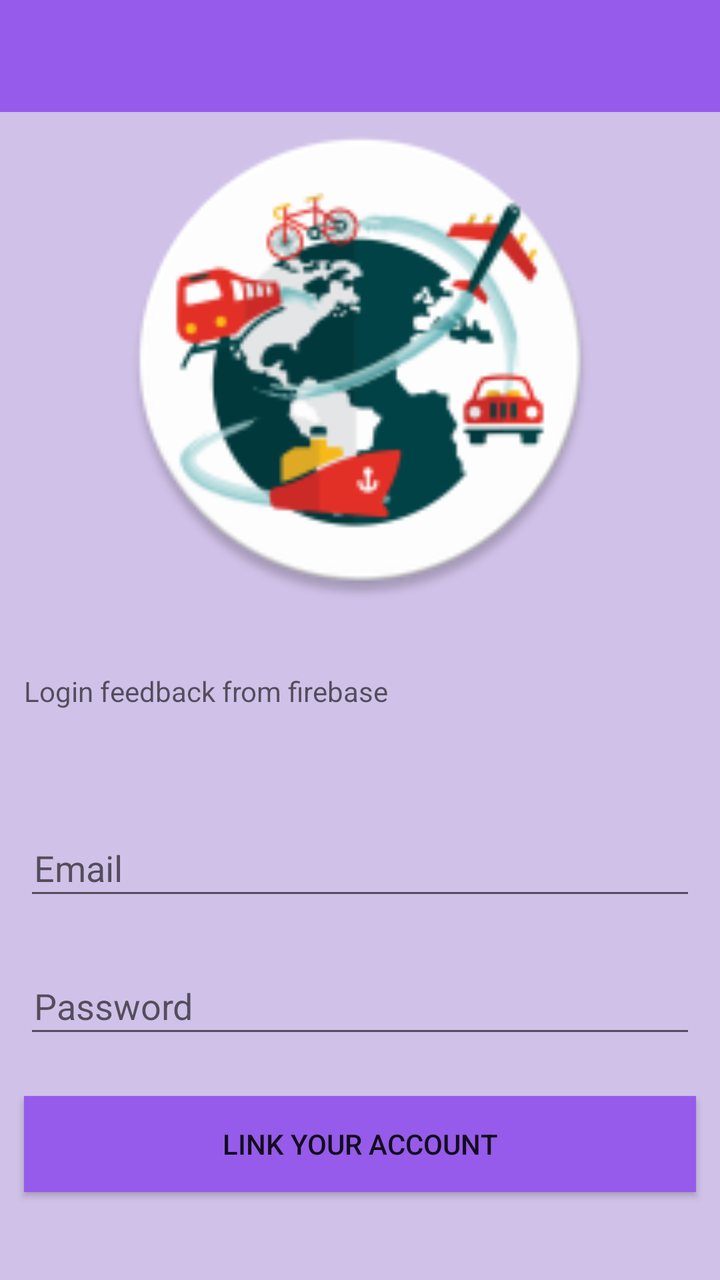
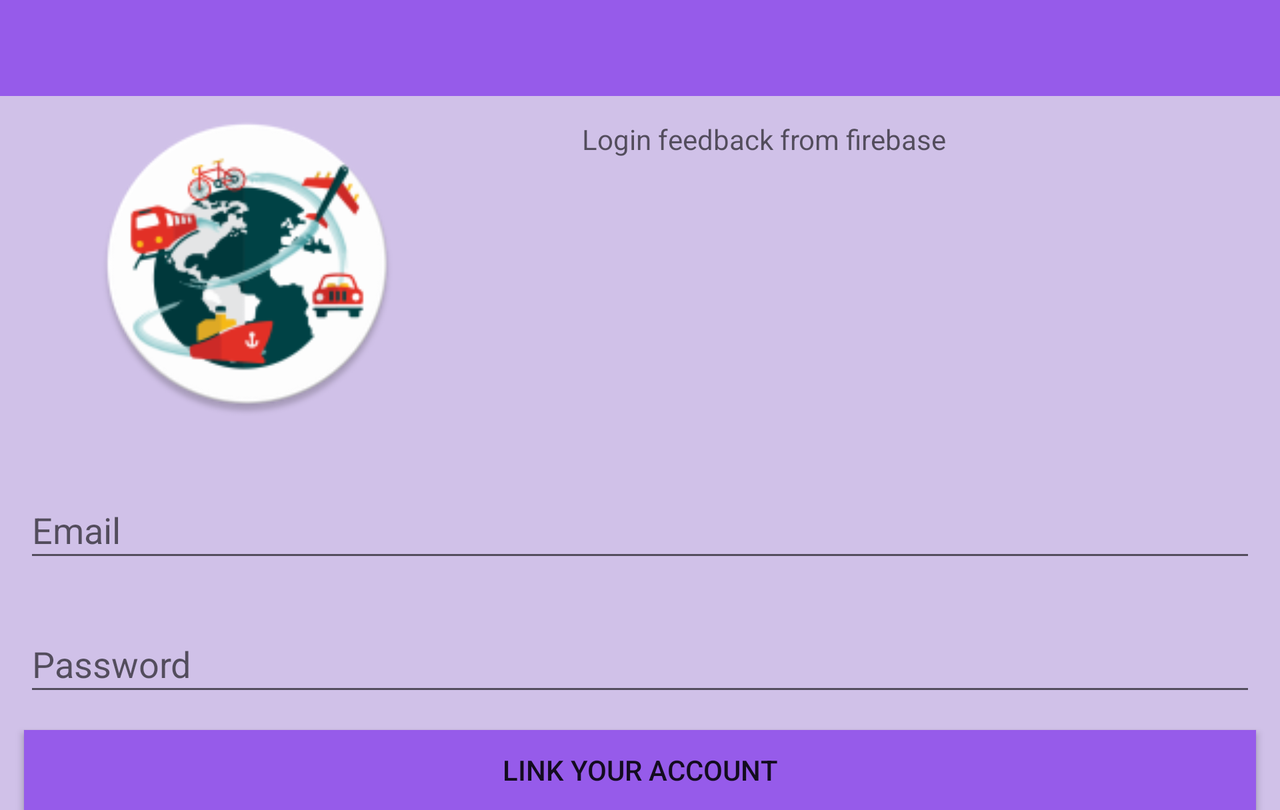

Two renders of one Android screen. The first uses the default layout on a phone; the second uses the alternative layout the repository ships for a different screen configuration, on a matching device. The two XML files are below.
<!-- AndroidManifest.xml: activity theme AppTheme.NoActionBar -->
<!-- res/layout/activity_main.xml -->
<?xml version="1.0" encoding="utf-8"?>
<androidx.constraintlayout.widget.ConstraintLayout xmlns:android="http://schemas.android.com/apk/res/android"
    xmlns:app="http://schemas.android.com/apk/res-auto"
    xmlns:tools="http://schemas.android.com/tools"
    android:layout_width="match_parent"
    android:layout_height="match_parent"
    android:background="@color/purpel"
    tools:context=".MainActivity">


    <com.google.android.material.appbar.AppBarLayout
        android:id="@+id/appBarLayout"
        android:layout_width="match_parent"
        android:layout_height="wrap_content"
        android:theme="@style/AppTheme.AppBarOverlay"
        app:layout_constraintStart_toStartOf="parent"
        app:layout_constraintTop_toTopOf="parent">

        <androidx.appcompat.widget.Toolbar
            android:id="@+id/toolbar"
            android:layout_width="match_parent"
            android:layout_height="match_parent"
            android:background="?attr/colorPrimary"
            app:popupTheme="@style/AppTheme.PopupOverlay" />

    </com.google.android.material.appbar.AppBarLayout>


    <ImageView
        android:id="@+id/imageViewTmd"
        android:layout_width="0dp"
        android:layout_height="240dp"
        android:layout_marginTop="4dp"
        app:layout_constraintEnd_toEndOf="parent"
        app:layout_constraintStart_toStartOf="parent"
        app:layout_constraintTop_toBottomOf="@+id/appBarLayout"
        app:srcCompat="@mipmap/ic_tmd" />


    <TextView
        android:id="@+id/txtFeedback"
        android:layout_width="match_parent"
        android:layout_height="wrap_content"
        android:layout_marginStart="12dp"
        android:layout_marginTop="36dp"
        android:layout_marginEnd="12dp"
        android:hint="Login feedback from firebase"
        app:layout_constraintEnd_toEndOf="parent"
        app:layout_constraintStart_toStartOf="parent"
        app:layout_constraintTop_toBottomOf="@+id/imageViewTmd" />

    <ProgressBar
        android:id="@+id/progressBar"
        style="?android:attr/progressBarStyle"
        android:layout_width="wrap_content"
        android:layout_height="wrap_content"
        android:layout_marginStart="45dp"
        android:layout_marginEnd="45dp"
        app:layout_constraintBottom_toTopOf="@+id/editTxtEmailAddress"
        app:layout_constraintEnd_toEndOf="parent"
        app:layout_constraintStart_toStartOf="parent"
        app:layout_constraintTop_toBottomOf="@+id/imageViewTmd"/>

    <ImageView
        android:id="@+id/imgViewEmail"
        android:layout_width="27dp"
        android:layout_height="27dp"
        android:layout_marginStart="12dp"
        android:layout_marginTop="24dp"
        android:src="@drawable/ic_email"
        app:layout_constraintStart_toStartOf="parent"
        app:layout_constraintTop_toBottomOf="@id/txtFeedback" />


    <EditText
        android:id="@+id/editTxtEmailAddress"
        android:layout_width="match_parent"
        android:layout_height="45dp"
        android:layout_marginStart="12dp"
        android:layout_marginTop="4dp"
        android:layout_marginEnd="12dp"
        android:hint="Email"
        android:inputType="textEmailAddress"
        android:paddingLeft="5dp"
        app:layout_constraintEnd_toEndOf="parent"
        app:layout_constraintHorizontal_bias="1.0"
        app:layout_constraintStart_toEndOf="@+id/imgViewEmail"
        app:layout_constraintTop_toBottomOf="@+id/imgViewEmail" />

    <ImageView
        android:id="@+id/imgViewPassword"
        android:layout_width="27dp"
        android:layout_height="27dp"
        android:layout_marginStart="12dp"
        android:layout_marginTop="42dp"
        android:src="@drawable/ic_password"
        app:layout_constraintStart_toStartOf="parent"
        app:layout_constraintTop_toBottomOf="@id/imgViewEmail" />


    <EditText
        android:id="@+id/editTxtPassword"
        android:layout_width="match_parent"
        android:layout_height="45dp"
        android:layout_marginTop="4dp"
        android:layout_marginStart="12dp"
        android:layout_marginEnd="12dp"
        android:paddingLeft="5dp"
        android:hint="Password"
        android:inputType="textPassword"
        app:layout_constraintEnd_toEndOf="parent"
        app:layout_constraintStart_toEndOf="@+id/imgViewPassword"
        app:layout_constraintTop_toBottomOf="@+id/imgViewPassword" />

    <Button
        android:id="@+id/btnLinkYourAccount"
        android:layout_width="match_parent"
        android:layout_height="wrap_content"
        android:layout_marginTop="24dp"
        android:layout_marginStart="12dp"
        android:layout_marginEnd="12dp"
        android:background="@color/colorPrimary"
        android:text="Link your account"
        app:layout_constraintTop_toBottomOf="@id/editTxtPassword"
        app:layout_constraintEnd_toEndOf="parent"
        app:layout_constraintStart_toStartOf="parent" />






</androidx.constraintlayout.widget.ConstraintLayout>
<!-- resources referenced by this layout -->
<resources>
  <color name="colorPrimary">#965BEA</color>
  <color name="purpel">#D0C1E8</color>
  <!-- mipmap ic_tmd: png bitmap (mipmap-hdpi, 7128 bytes) -->
  <style name="AppTheme.AppBarOverlay" parent="ThemeOverlay.AppCompat.Dark.ActionBar" />
  <style name="AppTheme.PopupOverlay" parent="ThemeOverlay.AppCompat.Light" />
  <style name="AppTheme.NoActionBar">
          <item name="windowActionBar">false</item>
          <item name="windowNoTitle">true</item>
      </style>
</resources>
<!-- res/layout-land/activity_main.xml (the repository's variant of the layout above) -->
<!-- drawn on the phone turned sideways -->
<?xml version="1.0" encoding="utf-8"?>
<ScrollView xmlns:android="http://schemas.android.com/apk/res/android"
    xmlns:app="http://schemas.android.com/apk/res-auto"
    xmlns:tools="http://schemas.android.com/tools"
    android:layout_width="match_parent"
    android:layout_height="wrap_content"
    android:background="@color/purpel"
    android:fillViewport="false">

    <androidx.constraintlayout.widget.ConstraintLayout
        android:layout_width="match_parent"
        android:layout_height="match_parent"
        android:background="@color/purpel"
        tools:context=".MainActivity">


        <com.google.android.material.appbar.AppBarLayout
            android:id="@+id/appBarLayout"
            android:layout_width="match_parent"
            android:layout_height="wrap_content"
            android:theme="@style/AppTheme.AppBarOverlay"
            app:layout_constraintStart_toStartOf="parent"
            app:layout_constraintTop_toTopOf="parent">

            <androidx.appcompat.widget.Toolbar
                android:id="@+id/toolbar"
                android:layout_width="match_parent"
                android:layout_height="match_parent"
                android:background="?attr/colorPrimary"
                app:popupTheme="@style/AppTheme.PopupOverlay" />

        </com.google.android.material.appbar.AppBarLayout>


        <ImageView
            android:id="@+id/imageViewTmd"
            android:layout_width="199dp"
            android:layout_height="152dp"
            android:layout_marginStart="24dp"
            android:layout_marginTop="8dp"
            app:layout_constraintEnd_toEndOf="parent"
            app:layout_constraintHorizontal_bias="0.0"
            app:layout_constraintStart_toStartOf="parent"
            app:layout_constraintTop_toBottomOf="@+id/appBarLayout"
            app:srcCompat="@mipmap/ic_tmd" />

        <TextView
            android:id="@+id/txtFeedback"
            android:layout_width="291dp"
            android:layout_height="50dp"
            android:layout_marginStart="68dp"
            android:layout_marginTop="12dp"
            android:hint="Login feedback from firebase"
            app:layout_constraintEnd_toEndOf="parent"
            app:layout_constraintHorizontal_bias="0.0"
            app:layout_constraintStart_toEndOf="@+id/imageViewTmd"
            app:layout_constraintTop_toBottomOf="@+id/appBarLayout" />


        <ProgressBar
            android:id="@+id/progressBar"
            style="?android:attr/progressBarStyle"
            android:layout_width="wrap_content"
            android:layout_height="wrap_content"
            android:layout_marginStart="45dp"
            android:layout_marginEnd="45dp"
            app:layout_constraintBottom_toTopOf="@+id/editTxtEmailAddress"
            app:layout_constraintEnd_toEndOf="parent"
            app:layout_constraintStart_toStartOf="parent"
            app:layout_constraintTop_toBottomOf="@id/txtFeedback" />

        <ImageView
            android:id="@+id/imgViewEmail"
            android:layout_width="27dp"
            android:layout_height="27dp"
            android:layout_marginStart="12dp"
            android:layout_marginTop="4dp"
            android:src="@drawable/ic_email"
            app:layout_constraintStart_toStartOf="parent"
            app:layout_constraintTop_toBottomOf="@+id/imageViewTmd" />

        <EditText
            android:id="@+id/editTxtEmailAddress"
            android:layout_width="match_parent"
            android:layout_height="45dp"
            android:layout_marginStart="12dp"
            android:layout_marginTop="2dp"
            android:layout_marginEnd="12dp"
            android:hint="Email"
            android:inputType="textEmailAddress"
            app:layout_constraintEnd_toEndOf="parent"
            app:layout_constraintHorizontal_bias="1.0"
            app:layout_constraintStart_toEndOf="@+id/imgViewEmail"
            app:layout_constraintTop_toBottomOf="@+id/imgViewEmail" />

        <ImageView
            android:id="@+id/imgViewPassword"
            android:layout_width="27dp"
            android:layout_height="27dp"
            android:layout_marginStart="12dp"
            android:layout_marginTop="40dp"
            android:src="@drawable/ic_password"
            app:layout_constraintStart_toStartOf="parent"
            app:layout_constraintTop_toBottomOf="@id/imgViewEmail" />

        <EditText
            android:id="@+id/editTxtPassword"
            android:layout_width="match_parent"
            android:layout_height="45dp"
            android:layout_marginStart="12dp"
            android:layout_marginTop="2dp"
            android:layout_marginEnd="12dp"
            android:hint="Password"
            android:inputType="textPassword"
            app:layout_constraintEnd_toEndOf="parent"
            app:layout_constraintStart_toEndOf="@+id/imgViewPassword"
            app:layout_constraintTop_toBottomOf="@+id/imgViewPassword" />

        <Button
            android:id="@+id/btnLinkYourAccount"
            android:layout_width="match_parent"
            android:layout_height="40dp"
            android:layout_marginStart="12dp"
            android:layout_marginTop="12dp"
            android:layout_marginEnd="12dp"
            android:background="@color/colorPrimary"
            android:text="Link your account"
            app:layout_constraintEnd_toEndOf="parent"
            app:layout_constraintHorizontal_bias="0.0"
            app:layout_constraintStart_toStartOf="parent"
            app:layout_constraintTop_toBottomOf="@id/editTxtPassword" />


    </androidx.constraintlayout.widget.ConstraintLayout>
</ScrollView>
